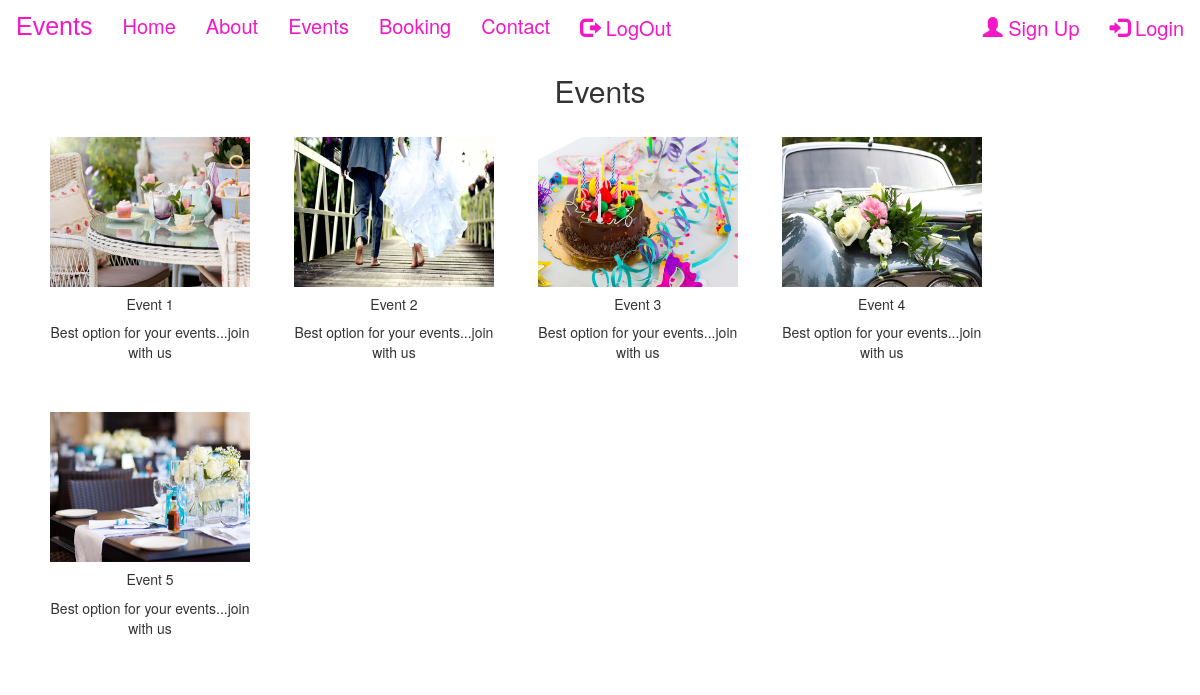
Screenshot of /events/ with the database file from the repository.
### eventapp/models.py (models this page shows, shortened)
class Event(models.Model):
    img=models.ImageField(upload_to="pic")
    name=models.CharField(max_length=50)
    desc=models.CharField(max_length=50)

### eventapp/views.py (the view)
# urls.py: path('events/',views.events,name='events'),
def events(request):
    dict_eve={
        'eve':Event.objects.all()
    }
    return render(request,'events.html',dict_eve)

### template/events.html (shortened to what this page needs)
{% extends 'base.html' %}
{% load static %}
    {% block content %}
<h2 class="text-center">Events</h2>
<div class="container">
        {% for i in eve %}
    <div class="card text-center" style="width: 20rem; display:inline-block;margin: 20px;">
        <img src="{{i.img.url}}" class="card-img-top" alt="..." height="150px" width="200px">
        <div class="card-body">
          <h5 class="card-title">{{i.name}}</h5>
          <p class="card-text">{{i.desc}}</p>
        </div>
      </div>
      {% endfor %}
</div>
{% endblock %}

### template/base.html (shortened to what this page needs)
<!DOCTYPE html>
<html lang="en">
<head>
    <link rel="stylesheet" href="https://maxcdn.bootstrapcdn.com/bootstrap/3.4.1/css/bootstrap.min.css">
    <link href="https://cdnjs.cloudflare.com/ajax/libs/font-awesome/5.15.0/css/all.min.css" rel="stylesheet">
</head>
<body>
    <nav class="navbar navbar-bg-light">
        <div class="container-fluid ">
          <div class="navbar-header ">
            <a class="navbar-brand" href="#">Events</a>
          </div>
          <ul class="nav navbar-nav mx-auto ">
            <li class="active"><a href="{% url 'home' %}">Home</a></li>
            <li><a href="{% url 'about' %}">About</a></li>
            <li><a href="{% url 'events' %}">Events</a></li>
            <li><a href="{% url 'booking' %}">Booking</a></li>
            <li><a href="{% url 'contact' %}">Contact</a></li>
            <li><a href="#"><span class="glyphicon glyphicon-log-out"></span> LogOut</a></li>
          </ul>
          <ul class="nav navbar-nav navbar-right">
            <li><a href="{% url 'register' %}"><span class="glyphicon glyphicon-user"></span> Sign Up</a></li>
            <li><a href="#"><span class="glyphicon glyphicon-log-in"></span> Login</a></li>
          </ul>
        </div>
      </nav>
  {% block content %}
  {% endblock %}
</body>
</html>

### template/base.html (style rules this page uses)
.nav li a { color: rgb(244,23,200); font-size: 20px; }
.navbar-brand { color: rgb(244,23,200); font-size: 25px; font-family: Impact, Haettenschweiler, 'Arial Narrow Bold', sans-serif; }

### rows the page displays
Event: img (picture), name "Event 1", desc "Best option for your events...join with us"
Event: img (picture), name "Event 2", desc "Best option for your events...join with us"
Event: img (picture), name "Event 3", desc "Best option for your events...join with us"
Event: img (picture), name "Event 4", desc "Best option for your events...join with us"
Event: img (picture), name "Event 5", desc "Best option for your events...join with us"
